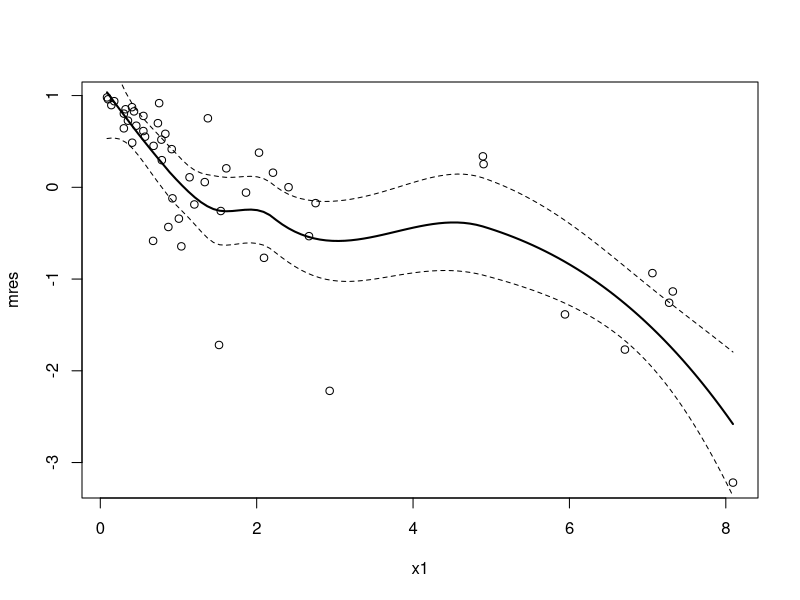
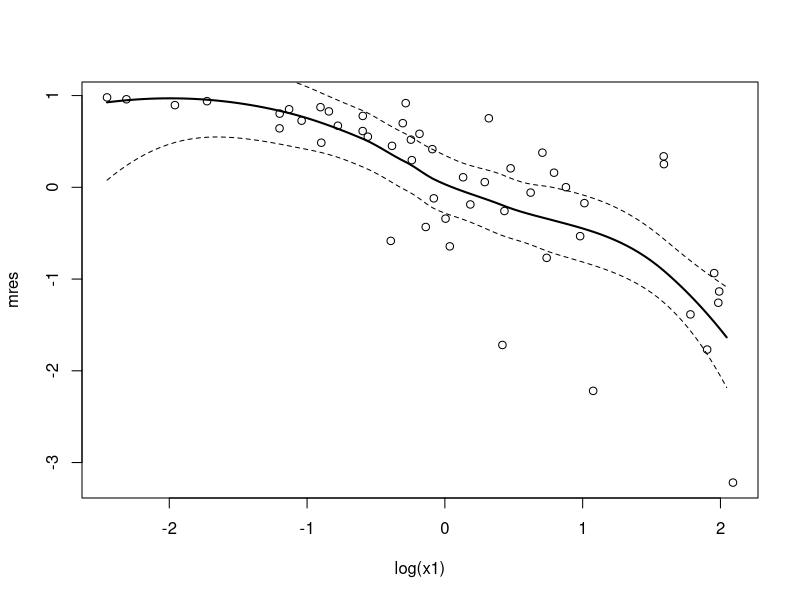
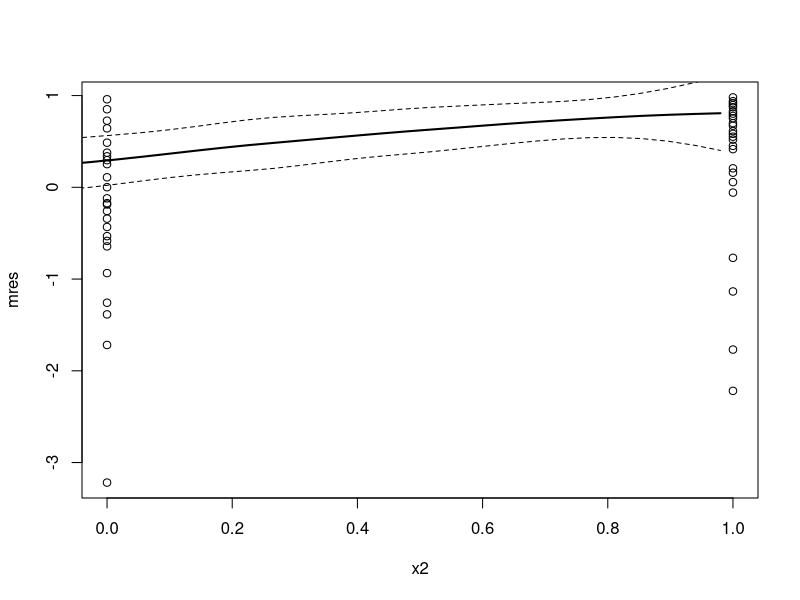
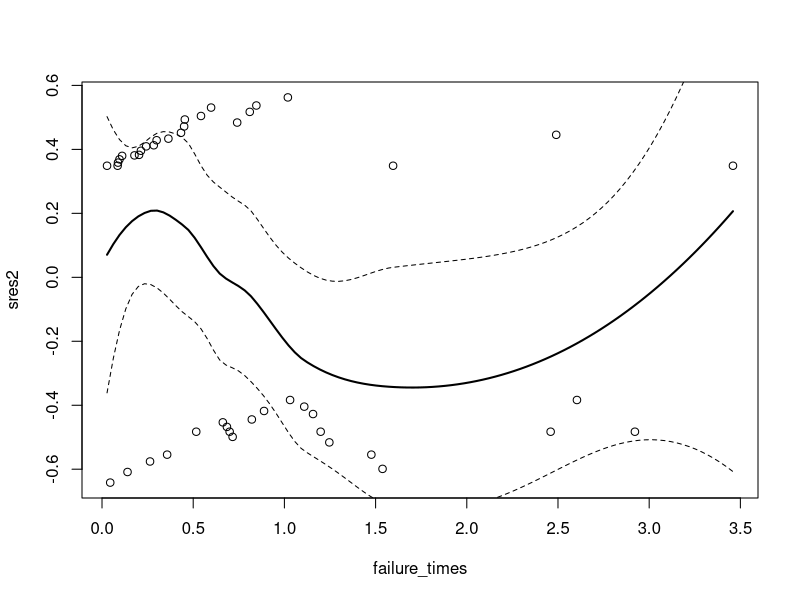
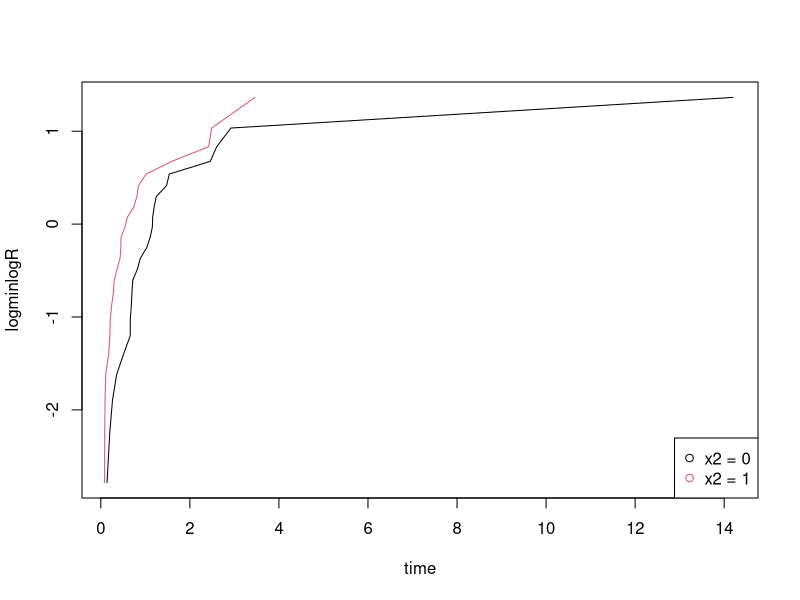
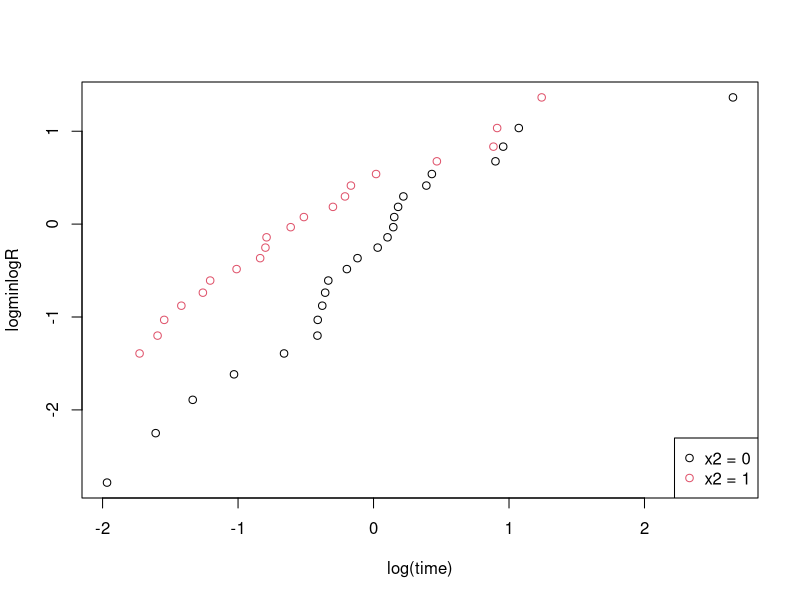
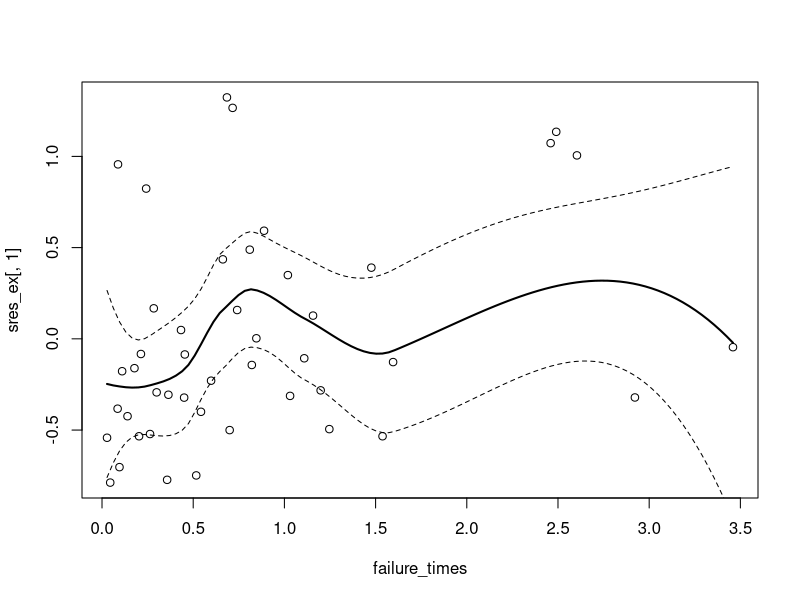
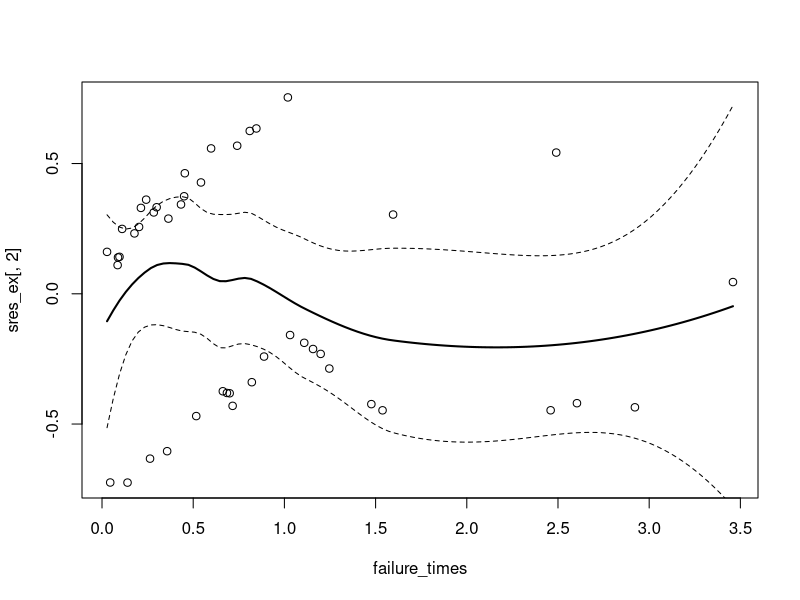

The R script that drew these images, in order:
rm(list=ls())

## ---- preliminary
library(survival)
data <- read.table("data.dat")
attach(data)

smoothSEcurve <- function(yy, xx) {
  # use after a call to "plot"
  # fit a lowess curve and 95% confidence interval curve
  # make list of x values
  xx.list <- min(xx) + ((0:100)/100)*(max(xx) - min(xx))
  # Then fit loess function through the points (xx, yy)
  # at the listed values
  yy.xx <- predict(loess(yy ~ xx), se=T,
                   newdata=data.frame(xx=xx.list))
  lines(yy.xx$fit ~ xx.list, lwd=2)
  lines(yy.xx$fit -
          qt(0.975, yy.xx$df)*yy.xx$se.fit ~ xx.list, lty=2)
  lines(yy.xx$fit +
          qt(0.975, yy.xx$df)*yy.xx$se.fit ~ xx.list, lty=2)
}

## ---- 1
coxreg <- coxph(Surv(y, delta)~1)
mres <- residuals(coxreg, type="martingale")

plot(x1, mres)
smoothSEcurve(mres, x1)
plot(log(x1), mres)
smoothSEcurve(mres, log(x1))

plot(x2, mres)
smoothSEcurve(x2, mres)

## ---- 2
coxreg2 <- coxph(Surv(y,delta)~x2)
sres2 <- residuals(coxreg2,type="schoenfeld")
failure_times <- sort(y[delta==1])
failure_times <- failure_times[failure_times != 0]
plot(failure_times,sres2)
smoothSEcurve(sres2,failure_times)

Rhat_0 <- survfit(Surv(y) ~ x2, subset={x2==0})
n_0 = length(Rhat_0$surv)
Rhathat_0 <- (tail(Rhat_0$surv, n_0-1) + head(Rhat_0$surv, n_0-1)) / 2
time_0 <- tail(Rhat_0$time, n_0-1)
logminlogR_0 <- log(-log(Rhathat_0))

Rhat_1 <- survfit(Surv(y) ~ x2, subset={x2==1})
n_1 = length(Rhat_1$surv)
Rhathat_1 <- (tail(Rhat_1$surv, n_1-1) + head(Rhat_1$surv, n_1-1)) / 2
time_1 <- tail(Rhat_1$time, n_1-1)
logminlogR_1 <- log(-log(Rhathat_1))

plot(time_0, logminlogR_0, type="l",
     xlab="time",
     ylab="logminlogR")
lines(time_1, logminlogR_1, col=2)
legend("bottomright", legend=c("x2 = 0", "x2 = 1"), col=c(1, 2), pch=1)

plot(log(time_0), logminlogR_0, 
     xlab="log(time)",
     ylab="logminlogR")
points(log(time_1), logminlogR_1, col=2)
legend("bottomright", legend=c("x2 = 0", "x2 = 1"), col=c(1, 2), pch=1)

## ---- 3
coxreg_ex <- coxph(Surv(y, delta)~log(x1) + x2)
summary(coxreg_ex)

## ---- 4
sres_ex <- residuals(coxreg_ex,type="schoenfeld")
plot(failure_times,sres_ex[,1])
smoothSEcurve(sres_ex[,1], failure_times)
plot(failure_times,sres_ex[,2])
smoothSEcurve(sres_ex[,2],failure_times)

cox.zph(coxreg_ex)

## ---- 5
R0 = survfit(coxreg_ex)

par(mfrow=c(2,2))
plot(R0, 
     xlab='y',
     ylab=expression('R'[0]))

plot(survfit(coxreg_ex, newdata=data.frame(x1=0.2, x2)),
     xlab='y',
     ylab='R')
plot(survfit(coxreg_ex, newdata=data.frame(x1=1, x2)),
    xlab='y',
    ylab='R')
plot(survfit(coxreg_ex, newdata=data.frame(x1=5, x2)),
     xlab='y',
     ylab='R')
par(mfrow=c(1,1))

## ---- 6
plot(log2(-log2(R0$surv)),log2(R0$time),xlab='t*',ylab=expression('R*'[0]))
smoothSEcurve(log2(R0$time),log2(-log2(R0$surv)))

## ---- 7
weib_reg = survreg(Surv(y, delta)~log(x1) + x2, dist='weibull')
summary(coxreg_ex)
summary(weib_reg)

## ---- 8

## ---- 9
